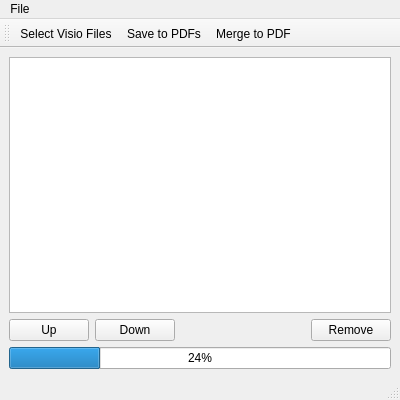
<?xml version="1.0" encoding="UTF-8"?>
<ui version="4.0">
 <class>MainWindow</class>
 <widget class="QMainWindow" name="MainWindow">
  <property name="geometry">
   <rect>
    <x>0</x>
    <y>0</y>
    <width>400</width>
    <height>400</height>
   </rect>
  </property>
  <property name="acceptDrops">
   <bool>true</bool>
  </property>
  <property name="windowTitle">
   <string>MainWindow</string>
  </property>
  <widget class="QWidget" name="centralwidget">
   <layout class="QVBoxLayout" name="verticalLayout">
    <item>
     <widget class="QListView" name="visioFiles">
      <property name="acceptDrops">
       <bool>false</bool>
      </property>
      <property name="editTriggers">
       <set>QAbstractItemView::NoEditTriggers</set>
      </property>
      <property name="showDropIndicator" stdset="0">
       <bool>true</bool>
      </property>
      <property name="dragEnabled">
       <bool>false</bool>
      </property>
      <property name="dragDropMode">
       <enum>QAbstractItemView::NoDragDrop</enum>
      </property>
      <property name="defaultDropAction">
       <enum>Qt::TargetMoveAction</enum>
      </property>
     </widget>
    </item>
    <item>
     <layout class="QHBoxLayout" name="horizontalLayout">
      <item>
       <widget class="QPushButton" name="upButton">
        <property name="text">
         <string>Up</string>
        </property>
       </widget>
      </item>
      <item>
       <widget class="QPushButton" name="downButton">
        <property name="text">
         <string>Down</string>
        </property>
       </widget>
      </item>
      <item>
       <spacer name="horizontalSpacer">
        <property name="orientation">
         <enum>Qt::Horizontal</enum>
        </property>
        <property name="sizeHint" stdset="0">
         <size>
          <width>40</width>
          <height>20</height>
         </size>
        </property>
       </spacer>
      </item>
      <item>
       <widget class="QPushButton" name="removeButton">
        <property name="acceptDrops">
         <bool>true</bool>
        </property>
        <property name="text">
         <string>Remove</string>
        </property>
       </widget>
      </item>
     </layout>
    </item>
    <item>
     <widget class="QProgressBar" name="progressBar">
      <property name="value">
       <number>24</number>
      </property>
     </widget>
    </item>
   </layout>
  </widget>
  <widget class="QStatusBar" name="statusbar"/>
  <widget class="QToolBar" name="toolBar">
   <property name="windowTitle">
    <string>toolBar</string>
   </property>
   <attribute name="toolBarArea">
    <enum>TopToolBarArea</enum>
   </attribute>
   <attribute name="toolBarBreak">
    <bool>false</bool>
   </attribute>
   <addaction name="actionSelect_Visio_Files"/>
   <addaction name="actionSave"/>
   <addaction name="actionMerge_to_PDF"/>
  </widget>
  <widget class="QMenuBar" name="menubar">
   <property name="geometry">
    <rect>
     <x>0</x>
     <y>0</y>
     <width>400</width>
     <height>21</height>
    </rect>
   </property>
   <widget class="QMenu" name="menuFile">
    <property name="title">
     <string>File</string>
    </property>
    <addaction name="actionSelect_Visio_Files"/>
    <addaction name="actionSave"/>
    <addaction name="actionMerge_to_PDF"/>
   </widget>
   <addaction name="menuFile"/>
  </widget>
  <action name="actionSelect_Visio_Files">
   <property name="icon">
    <iconset resource="resources/resources.qrc">
     <normaloff>:/icons/document-open.svg</normaloff>:/icons/document-open.svg</iconset>
   </property>
   <property name="text">
    <string>Select Visio Files</string>
   </property>
   <property name="shortcut">
    <string>Ctrl+O</string>
   </property>
  </action>
  <action name="actionSave">
   <property name="icon">
    <iconset resource="resources/resources.qrc">
     <normaloff>:/icons/document-save.svg</normaloff>:/icons/document-save.svg</iconset>
   </property>
   <property name="text">
    <string>&amp;Save to PDFs</string>
   </property>
   <property name="toolTip">
    <string>Save to individual PDFs</string>
   </property>
   <property name="shortcut">
    <string>Ctrl+S</string>
   </property>
  </action>
  <action name="actionMerge_to_PDF">
   <property name="icon">
    <iconset resource="resources/resources.qrc">
     <normaloff>:/icons/document-save-all.svg</normaloff>:/icons/document-save-all.svg</iconset>
   </property>
   <property name="text">
    <string>Merge to PDF</string>
   </property>
   <property name="toolTip">
    <string>Merge to Single PDF</string>
   </property>
  </action>
 </widget>
 <resources>
  <include location="resources/resources.qrc"/>
 </resources>
 <connections/>
</ui>
